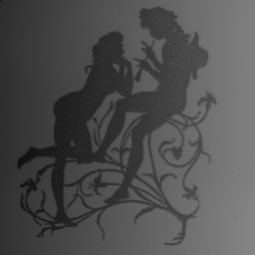
#> input picture taller3/imagenes/amour2.png, 255 x 255 px
$ jupyter execute ejercicio_sintesis.ipynb
#> lines starting #> are read from the running program, lines starting #| are printed output that depends on the picture; after the words box and inside, x2 and y2 are one past the last pixel; in counts of white or black regions, pixels touching at a corner belong together
# Taller 3: Segmentación

Utilizando únicamente las operaciones vistas hasta el momento, segmente la figura de tal manera que los personajes aparezcan sean segmentados correctamente (en blanco), conservando de la mejor manera la figura original, sin introducir artefactos.  Esta es la imagen original:

[cell 1]
import cv2
import numpy as np
import matplotlib.pyplot as plt
from skimage.filters import threshold_local
from skimage.segmentation import flood

# Cargar imagen en escala de grises
PATH = './imagenes/'
img = cv2.imread(PATH + 'amour2.png', cv2.IMREAD_GRAYSCALE)
#> img is the input picture: shape (255, 255); min 0, max 133, mean 79.1

[cell 2]
plt.imshow(img, cmap='gray')
plt.title('Imagen Original')
plt.axis('off')
plt.show()

Se cargó la imagen y se aplicó umbralización dinámica (local). Con esto delimitamos la figura, pero generamos un artefacto en el borde izquierdo, precisamente asociado a la iluminación de la imagen. Luego, se realizó una segmentación por crecimiento de regiones, poniendo la semilla en la figura. Con esto limpiamos el borde y queda la imagen segmentada correctamente.

[cell 3]
threshold = threshold_local(img, block_size=151, method='mean')
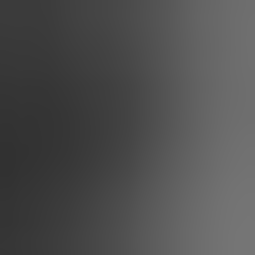
#> threshold: shape (255, 255) float64; min 49.2, max 117.9, mean 79.1
binary_image = img > threshold
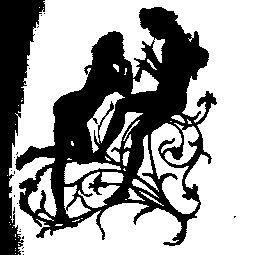
#> binary_image: shape (255, 255) bool; 62.5% white; 20 black regions (18 under 20 px), largest, box (x1, y1, x2, y2) and area: (15, 7, 217, 246) 18894, (0, 0, 45, 255) 5475
thresholded_image = (binary_image*255).astype(np.uint8)

[cell 4]
plt.imshow(thresholded_image, cmap='grey')
plt.show()

[cell 5]
seed = (100, 100)
imagen_final = flood(thresholded_image, seed, tolerance=10)
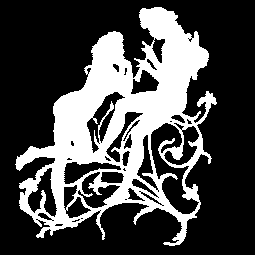
#> imagen_final: shape (255, 255) bool; 29.1% white; 1 white region, box (x1, y1, x2, y2) and area: (15, 7, 217, 246) 18894

[cell 6]
fig, axs = plt.subplots(1, 2, figsize=(10, 5))
axs[0].imshow(thresholded_image, cmap='grey')
axs[0].set_title('Imagen Umbralizada')
axs[0].axis('off')
axs[0].plot(seed[1], seed[0], 'ro')
axs[1].imshow(imagen_final, cmap='grey')
axs[1].set_title('Región Segmentada')
axs[1].axis('off')
plt.show()
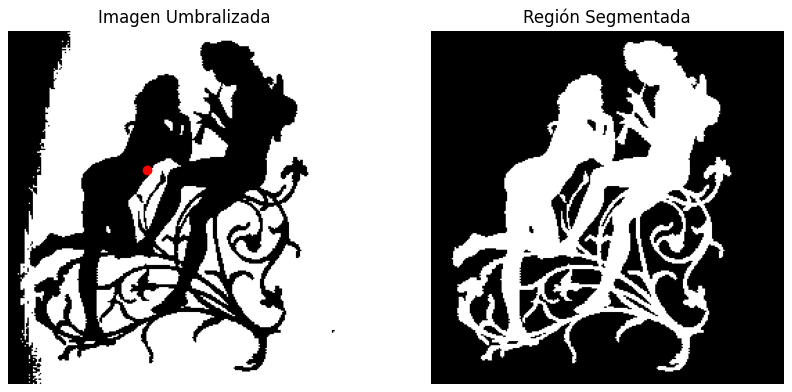
#> figure drawn by matplotlib, 2 panels
